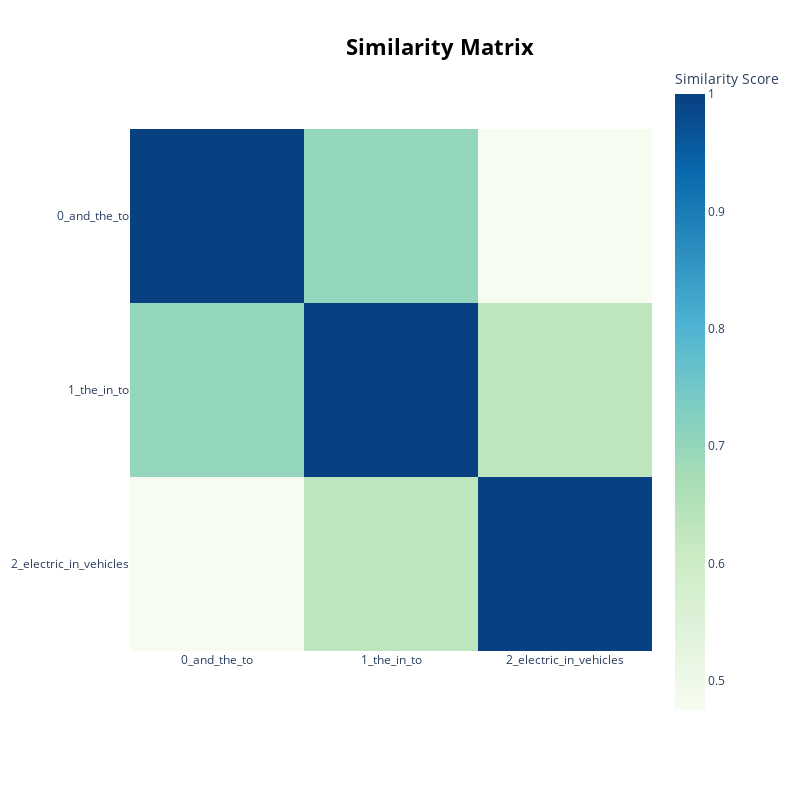

Notebook source saved alongside this figure:
### Code cell
topic_model.visualize_barchart(top_n_topics=10)



topic_model.visualize_heatmap()

### Figure 1 — Plotly figure (JSON) as saved in the notebook; plotly's stock layout.template omitted (floating-point values rounded to 4 significant figures)
{"data": [{"coloraxis": "coloraxis", "hovertemplate": "x: %{x}<br>y: %{y}<br>Similarity Score: %{z}<extra></extra>", "name": "0", "type": "heatmap", "x": ["0_and_the_to", "1_the_in_to", "2_electric_in_vehicles"], "xaxis": "x", "y": ["0_and_the_to", "1_the_in_to", "2_electric_in_vehicles"], "yaxis": "y", "z": [[1, 0.7006, 0.4752], [0.7006, 1, 0.6336], [0.4752, 0.6336, 1.0]]}], "layout": {"coloraxis": {"colorbar": {"title": {"text": "Similarity Score"}}, "colorscale": [[0, "rgb(247,252,240)"], [0.125, "rgb(224,243,219)"], [0.25, "rgb(204,235,197)"], [0.375, "rgb(168,221,181)"], [0.5, "rgb(123,204,196)"], [0.625, "rgb(78,179,211)"], [0.75, "rgb(43,140,190)"], [0.875, "rgb(8,104,172)"], [1, "rgb(8,64,129)"]]}, "height": 800, "hoverlabel": {"bgcolor": "white", "font": {"family": "Rockwell", "size": 16}}, "legend": {"title": {"text": "Trend"}}, "margin": {"t": 60}, "showlegend": true, "title": {"font": {"color": "Black", "size": 22}, "text": "<b>Similarity Matrix</b>", "x": 0.55, "xanchor": "center", "y": 0.95, "yanchor": "top"}, "width": 800, "xaxis": {"anchor": "y", "constrain": "domain", "domain": [0, 1], "scaleanchor": "y"}, "yaxis": {"anchor": "x", "autorange": "reversed", "constrain": "domain", "domain": [0, 1]}}}
